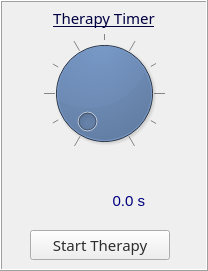
    <widget class="QFrame" name="frame_timer">
     <property name="geometry">
      <rect>
       <x>301</x>
       <y>0</y>
       <width>208</width>
       <height>271</height>
      </rect>
     </property>
     <property name="font">
      <font>
       <weight>50</weight>
       <bold>false</bold>
      </font>
     </property>
     <property name="cursor">
      <cursorShape>PointingHandCursor</cursorShape>
     </property>
     <property name="frameShape">
      <enum>QFrame::Box</enum>
     </property>
     <property name="frameShadow">
      <enum>QFrame::Raised</enum>
     </property>
     <property name="lineWidth">
      <number>1</number>
     </property>
     <widget class="QDial" name="dial_setTime">
      <property name="geometry">
       <rect>
        <x>1</x>
        <y>33</y>
        <width>206</width>
        <height>120</height>
       </rect>
      </property>
      <property name="palette">
       <palette>
        <active>
         <colorrole role="WindowText">
          <brush brushstyle="SolidPattern">
           <color alpha="255">
            <red>0</red>
            <green>85</green>
            <blue>0</blue>
           </color>
          </brush>
         </colorrole>
         <colorrole role="Button">
          <brush brushstyle="SolidPattern">
           <color alpha="255">
            <red>55</red>
            <green>70</green>
            <blue>91</blue>
           </color>
          </brush>
         </colorrole>
         <colorrole role="Light">
          <brush brushstyle="SolidPattern">
           <color alpha="255">
            <red>255</red>
            <green>85</green>
            <blue>255</blue>
           </color>
          </brush>
         </colorrole>
         <colorrole role="Midlight">
          <brush brushstyle="SolidPattern">
           <color alpha="255">
            <red>170</red>
            <green>255</green>
            <blue>255</blue>
           </color>
          </brush>
         </colorrole>
         <colorrole role="Shadow">
          <brush brushstyle="SolidPattern">
           <color alpha="255">
            <red>120</red>
            <green>208</green>
            <blue>255</blue>
           </color>
          </brush>
         </colorrole>
         <colorrole role="Highlight">
          <brush brushstyle="SolidPattern">
           <color alpha="255">
            <red>120</red>
            <green>208</green>
            <blue>255</blue>
           </color>
          </brush>
         </colorrole>
         <colorrole role="Link">
          <brush brushstyle="SolidPattern">
           <color alpha="255">
            <red>255</red>
            <green>203</green>
            <blue>46</blue>
           </color>
          </brush>
         </colorrole>
         <colorrole role="AlternateBase">
          <brush brushstyle="SolidPattern">
           <color alpha="255">
            <red>255</red>
            <green>203</green>
            <blue>46</blue>
           </color>
          </brush>
         </colorrole>
        </active>
        <inactive>
         <colorrole role="WindowText">
          <brush brushstyle="SolidPattern">
           <color alpha="255">
            <red>0</red>
            <green>85</green>
            <blue>0</blue>
           </color>
          </brush>
         </colorrole>
         <colorrole role="Button">
          <brush brushstyle="SolidPattern">
           <color alpha="255">
            <red>55</red>
            <green>70</green>
            <blue>91</blue>
           </color>
          </brush>
         </colorrole>
         <colorrole role="Light">
          <brush brushstyle="SolidPattern">
           <color alpha="255">
            <red>255</red>
            <green>85</green>
            <blue>255</blue>
           </color>
          </brush>
         </colorrole>
         <colorrole role="Midlight">
          <brush brushstyle="SolidPattern">
           <color alpha="255">
            <red>170</red>
            <green>255</green>
            <blue>255</blue>
           </color>
          </brush>
         </colorrole>
         <colorrole role="Shadow">
          <brush brushstyle="SolidPattern">
           <color alpha="255">
            <red>120</red>
            <green>208</green>
            <blue>255</blue>
           </color>
          </brush>
         </colorrole>
         <colorrole role="Highlight">
          <brush brushstyle="SolidPattern">
           <color alpha="255">
            <red>120</red>
            <green>208</green>
            <blue>255</blue>
           </color>
          </brush>
         </colorrole>
         <colorrole role="Link">
          <brush brushstyle="SolidPattern">
           <color alpha="255">
            <red>255</red>
            <green>203</green>
            <blue>46</blue>
           </color>
          </brush>
         </colorrole>
         <colorrole role="AlternateBase">
          <brush brushstyle="SolidPattern">
           <color alpha="255">
            <red>255</red>
            <green>203</green>
            <blue>46</blue>
           </color>
          </brush>
         </colorrole>
        </inactive>
        <disabled>
         <colorrole role="WindowText">
          <brush brushstyle="SolidPattern">
           <color alpha="255">
            <red>120</red>
            <green>120</green>
            <blue>120</blue>
           </color>
          </brush>
         </colorrole>
         <colorrole role="Button">
          <brush brushstyle="SolidPattern">
           <color alpha="255">
            <red>55</red>
            <green>70</green>
            <blue>91</blue>
           </color>
          </brush>
         </colorrole>
         <colorrole role="Light">
          <brush brushstyle="SolidPattern">
           <color alpha="255">
            <red>255</red>
            <green>85</green>
            <blue>255</blue>
           </color>
          </brush>
         </colorrole>
         <colorrole role="Midlight">
          <brush brushstyle="SolidPattern">
           <color alpha="255">
            <red>170</red>
            <green>255</green>
            <blue>255</blue>
           </color>
          </brush>
         </colorrole>
         <colorrole role="Shadow">
          <brush brushstyle="SolidPattern">
           <color alpha="255">
            <red>120</red>
            <green>208</green>
            <blue>255</blue>
           </color>
          </brush>
         </colorrole>
         <colorrole role="Highlight">
          <brush brushstyle="SolidPattern">
           <color alpha="255">
            <red>51</red>
            <green>153</green>
            <blue>255</blue>
           </color>
          </brush>
         </colorrole>
         <colorrole role="Link">
          <brush brushstyle="SolidPattern">
           <color alpha="255">
            <red>255</red>
            <green>203</green>
            <blue>46</blue>
           </color>
          </brush>
         </colorrole>
         <colorrole role="AlternateBase">
          <brush brushstyle="SolidPattern">
           <color alpha="255">
            <red>255</red>
            <green>203</green>
            <blue>46</blue>
           </color>
          </brush>
         </colorrole>
        </disabled>
       </palette>
      </property>
      <property name="font">
       <font>
        <weight>50</weight>
        <bold>false</bold>
       </font>
      </property>
      <property name="cursor">
       <cursorShape>PointingHandCursor</cursorShape>
      </property>
      <property name="toolTip">
       <string>Rotate the dial to set the duration of therapy.</string>
      </property>
      <property name="maximum">
       <number>60</number>
      </property>
      <property name="singleStep">
       <number>6</number>
      </property>
      <property name="pageStep">
       <number>12</number>
      </property>
      <property name="value">
       <number>0</number>
      </property>
      <property name="sliderPosition">
       <number>0</number>
      </property>
      <property name="tracking">
       <bool>true</bool>
      </property>
      <property name="orientation">
       <enum>Qt::Vertical</enum>
      </property>
      <property name="invertedAppearance">
       <bool>false</bool>
      </property>
      <property name="invertedControls">
       <bool>false</bool>
      </property>
      <property name="wrapping">
       <bool>false</bool>
      </property>
      <property name="notchTarget">
       <double>2.000000000000000</double>
      </property>
      <property name="notchesVisible">
       <bool>true</bool>
      </property>
     </widget>
     <widget class="QLabel" name="lab_setTime">
      <property name="geometry">
       <rect>
        <x>-2</x>
        <y>5</y>
        <width>212</width>
        <height>25</height>
       </rect>
      </property>
      <property name="palette">
       <palette>
        <active>
         <colorrole role="WindowText">
          <brush brushstyle="SolidPattern">
           <color alpha="255">
            <red>0</red>
            <green>0</green>
            <blue>65</blue>
           </color>
          </brush>
         </colorrole>
         <colorrole role="Text">
          <brush brushstyle="SolidPattern">
           <color alpha="255">
            <red>0</red>
            <green>85</green>
            <blue>0</blue>
           </color>
          </brush>
         </colorrole>
         <colorrole role="ButtonText">
          <brush brushstyle="SolidPattern">
           <color alpha="255">
            <red>0</red>
            <green>0</green>
            <blue>127</blue>
           </color>
          </brush>
         </colorrole>
         <colorrole role="Base">
          <brush brushstyle="SolidPattern">
           <color alpha="255">
            <red>255</red>
            <green>255</green>
            <blue>255</blue>
           </color>
          </brush>
         </colorrole>
         <colorrole role="Window">
          <brush brushstyle="SolidPattern">
           <color alpha="255">
            <red>255</red>
            <green>255</green>
            <blue>255</blue>
           </color>
          </brush>
         </colorrole>
         <colorrole role="Shadow">
          <brush brushstyle="SolidPattern">
           <color alpha="255">
            <red>0</red>
            <green>0</green>
            <blue>127</blue>
           </color>
          </brush>
         </colorrole>
         <colorrole role="PlaceholderText">
          <brush brushstyle="NoBrush">
           <color alpha="128">
            <red>0</red>
            <green>85</green>
            <blue>0</blue>
           </color>
          </brush>
         </colorrole>
        </active>
        <inactive>
         <colorrole role="WindowText">
          <brush brushstyle="SolidPattern">
           <color alpha="255">
            <red>0</red>
            <green>0</green>
            <blue>65</blue>
           </color>
          </brush>
         </colorrole>
         <colorrole role="Text">
          <brush brushstyle="SolidPattern">
           <color alpha="255">
            <red>0</red>
            <green>85</green>
            <blue>0</blue>
           </color>
          </brush>
         </colorrole>
         <colorrole role="ButtonText">
          <brush brushstyle="SolidPattern">
           <color alpha="255">
            <red>0</red>
            <green>0</green>
            <blue>127</blue>
           </color>
          </brush>
         </colorrole>
         <colorrole role="Base">
          <brush brushstyle="SolidPattern">
           <color alpha="255">
            <red>255</red>
            <green>255</green>
            <blue>255</blue>
           </color>
          </brush>
         </colorrole>
         <colorrole role="Window">
          <brush brushstyle="SolidPattern">
           <color alpha="255">
            <red>255</red>
            <green>255</green>
            <blue>255</blue>
           </color>
          </brush>
         </colorrole>
         <colorrole role="Shadow">
          <brush brushstyle="SolidPattern">
           <color alpha="255">
            <red>0</red>
            <green>0</green>
            <blue>127</blue>
           </color>
          </brush>
         </colorrole>
         <colorrole role="PlaceholderText">
          <brush brushstyle="NoBrush">
           <color alpha="128">
            <red>0</red>
            <green>85</green>
            <blue>0</blue>
           </color>
          </brush>
         </colorrole>
        </inactive>
        <disabled>
         <colorrole role="WindowText">
          <brush brushstyle="SolidPattern">
           <color alpha="255">
            <red>120</red>
            <green>120</green>
            <blue>120</blue>
           </color>
          </brush>
         </colorrole>
         <colorrole role="Text">
          <brush brushstyle="SolidPattern">
           <color alpha="255">
            <red>120</red>
            <green>120</green>
            <blue>120</blue>
           </color>
          </brush>
         </colorrole>
         <colorrole role="ButtonText">
          <brush brushstyle="SolidPattern">
           <color alpha="255">
            <red>120</red>
            <green>120</green>
            <blue>120</blue>
           </color>
          </brush>
         </colorrole>
         <colorrole role="Base">
          <brush brushstyle="SolidPattern">
           <color alpha="255">
            <red>255</red>
            <green>255</green>
            <blue>255</blue>
           </color>
          </brush>
         </colorrole>
         <colorrole role="Window">
          <brush brushstyle="SolidPattern">
           <color alpha="255">
            <red>255</red>
            <green>255</green>
            <blue>255</blue>
           </color>
          </brush>
         </colorrole>
         <colorrole role="Shadow">
          <brush brushstyle="SolidPattern">
           <color alpha="255">
            <red>0</red>
            <green>0</green>
            <blue>127</blue>
           </color>
          </brush>
         </colorrole>
         <colorrole role="PlaceholderText">
          <brush brushstyle="NoBrush">
           <color alpha="128">
            <red>0</red>
            <green>85</green>
            <blue>0</blue>
           </color>
          </brush>
         </colorrole>
        </disabled>
       </palette>
      </property>
      <property name="font">
       <font>
        <family>Tunga</family>
        <pointsize>11</pointsize>
        <weight>50</weight>
        <bold>false</bold>
        <underline>true</underline>
       </font>
      </property>
      <property name="cursor">
       <cursorShape>PointingHandCursor</cursorShape>
      </property>
      <property name="frameShape">
       <enum>QFrame::NoFrame</enum>
      </property>
      <property name="frameShadow">
       <enum>QFrame::Plain</enum>
      </property>
      <property name="text">
       <string>Therapy Timer</string>
      </property>
      <property name="scaledContents">
       <bool>true</bool>
      </property>
      <property name="alignment">
       <set>Qt::AlignCenter</set>
      </property>
     </widget>
     <widget class="QLabel" name="value_timer">
      <property name="geometry">
       <rect>
        <x>60</x>
        <y>180</y>
        <width>85</width>
        <height>30</height>
       </rect>
      </property>
      <property name="palette">
       <palette>
        <active>
         <colorrole role="WindowText">
          <brush brushstyle="SolidPattern">
           <color alpha="255">
            <red>0</red>
            <green>0</green>
            <blue>127</blue>
           </color>
          </brush>
         </colorrole>
        </active>
        <inactive>
         <colorrole role="WindowText">
          <brush brushstyle="SolidPattern">
           <color alpha="255">
            <red>0</red>
            <green>0</green>
            <blue>127</blue>
           </color>
          </brush>
         </colorrole>
        </inactive>
        <disabled>
         <colorrole role="WindowText">
          <brush brushstyle="SolidPattern">
           <color alpha="255">
            <red>120</red>
            <green>120</green>
            <blue>120</blue>
           </color>
          </brush>
         </colorrole>
        </disabled>
       </palette>
      </property>
      <property name="font">
       <font>
        <pointsize>11</pointsize>
        <weight>50</weight>
        <bold>false</bold>
       </font>
      </property>
      <property name="frameShape">
       <enum>QFrame::NoFrame</enum>
      </property>
      <property name="frameShadow">
       <enum>QFrame::Plain</enum>
      </property>
      <property name="lineWidth">
       <number>1</number>
      </property>
      <property name="midLineWidth">
       <number>0</number>
      </property>
      <property name="text">
       <string>0.0 s</string>
      </property>
      <property name="alignment">
       <set>Qt::AlignBottom|Qt::AlignRight|Qt::AlignTrailing</set>
      </property>
     </widget>
     <widget class="QPushButton" name="button_starttherapy">
      <property name="geometry">
       <rect>
        <x>30</x>
        <y>230</y>
        <width>140</width>
        <height>30</height>
       </rect>
      </property>
      <property name="palette">
       <palette>
        <active>
         <colorrole role="WindowText">
          <brush brushstyle="SolidPattern">
           <color alpha="255">
            <red>0</red>
            <green>0</green>
            <blue>65</blue>
           </color>
          </brush>
         </colorrole>
         <colorrole role="ButtonText">
          <brush brushstyle="SolidPattern">
           <color alpha="255">
            <red>0</red>
            <green>0</green>
            <blue>65</blue>
           </color>
          </brush>
         </colorrole>
        </active>
        <inactive>
         <colorrole role="WindowText">
          <brush brushstyle="SolidPattern">
           <color alpha="255">
            <red>47</red>
            <green>46</green>
            <blue>46</blue>
           </color>
          </brush>
         </colorrole>
         <colorrole role="ButtonText">
          <brush brushstyle="SolidPattern">
           <color alpha="255">
            <red>47</red>
            <green>46</green>
            <blue>46</blue>
           </color>
          </brush>
         </colorrole>
        </inactive>
        <disabled>
         <colorrole role="WindowText">
          <brush brushstyle="SolidPattern">
           <color alpha="255">
            <red>47</red>
            <green>46</green>
            <blue>46</blue>
           </color>
          </brush>
         </colorrole>
         <colorrole role="ButtonText">
          <brush brushstyle="SolidPattern">
           <color alpha="255">
            <red>47</red>
            <green>46</green>
            <blue>46</blue>
           </color>
          </brush>
         </colorrole>
        </disabled>
       </palette>
      </property>
      <property name="font">
       <font>
        <family>Tunga</family>
        <pointsize>11</pointsize>
        <weight>50</weight>
        <bold>false</bold>
       </font>
      </property>
      <property name="cursor">
       <cursorShape>PointingHandCursor</cursorShape>
      </property>
      <property name="toolTip">
       <string>Start therapy.</string>
      </property>
      <property name="text">
       <string>Start Therapy</string>
      </property>
      <property name="icon">
       <iconset>
        <normaloff>:/icons/icons/play (2).png</normaloff>
        <normalon>:/icons/icons/stop (2).png</normalon>:/icons/icons/play (2).png</iconset>
      </property>
      <property name="iconSize">
       <size>
        <width>20</width>
        <height>20</height>
       </size>
      </property>
      <property name="shortcut">
       <string>Ctrl+T</string>
      </property>
      <property name="checkable">
       <bool>true</bool>
      </property>
      <property name="autoRepeat">
       <bool>false</bool>
      </property>
      <property name="autoDefault">
       <bool>false</bool>
      </property>
      <property name="default">
       <bool>false</bool>
      </property>
      <property name="flat">
       <bool>false</bool>
      </property>
     </widget>
    </widget>
